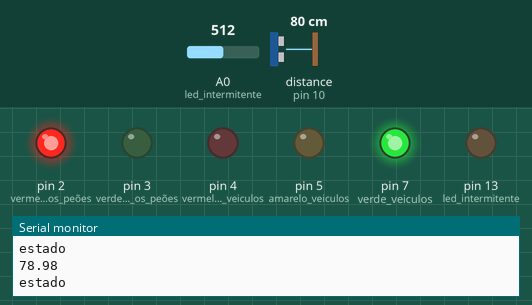
This sketch was run on a simulated Arduino Uno, built with avr-gcc and run on an emulated ATmega328P. Parts: output pins drawn as LEDs (lit = HIGH), the last lines printed to the serial monitor. Wiring (inferred from the names in the program): ultrasonic range finder: trigger pin 9; echo pin 10. The inputs (shaded band) are chosen by the test bench; at power-on: distance to the obstacle (sensor on pin 10) 80 cm, A0 (led_intermitente) = 512. The echo pulse lasts 58.3 µs per cm; pins used as bus, display or sensor lines are not drawn.

Above: at 1.2 s.
1.3 s: distance to the obstacle (sensor on pin 10) set to 34 cm
4.3 s: distance to the obstacle (sensor on pin 10) set to 29 cm
At 6.9 s:
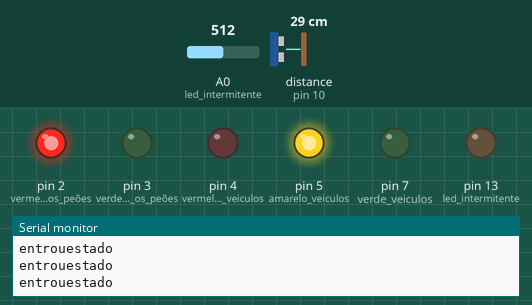
At 9.7 s:
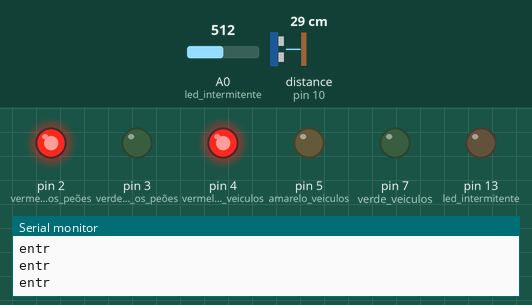
Timing chart, 0 to 11.8 s (numbered marks = the images above; inputs shaded):
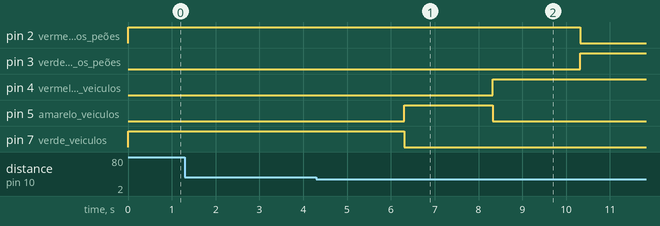

Measured:
- the behaviour switches between 31 and 30 cm on distance to the obstacle (sensor on pin 10) (found by bisection; images 0 and 1)
- after the input at 4.3 s, pin 2 (vermelho_para_os_peões): HIGH → LOW after 6.0 s; pin 3 (verde_para_os_peões): LOW → HIGH after 6.0 s; pin 4 (vermelho_veiculos): LOW → HIGH after 4.0 s; pin 5 (amarelo_veiculos): LOW → HIGH after 2.0 s, → LOW 2.0 s later; pin 7 (verde_veiculos): HIGH → LOW after 2.0 s

The sketch:

codigo.ino
```cpp
int estado=1;
unsigned long tempo;
int sensor(){
  digitalWrite(9, LOW);
    delayMicroseconds(2);
    // Sets the trigPin  on HIGH state for 10 micro seconds
    digitalWrite(9, HIGH);
    delayMicroseconds(10);
    digitalWrite(9, LOW);
    // Reads the echoPin, returns the sound wave travel time in microseconds
    float duration = pulseIn(10, HIGH);
        // Calculating the distance
    float distance = duration * 0.034 / 2;
  Serial.println(distance);
    // Prints the distance on the Serial Monitor
    return distance;
}
void inicial(){
  digitalWrite(2, HIGH);//vermelho para os peões
  digitalWrite(3, LOW);//verde para os peões
  digitalWrite(5, LOW);//amarelo veiculos
  digitalWrite(4, LOW);// vermelho veiculos
  digitalWrite(7, HIGH);//verde veiculos
  digitalWrite(13, LOW);
}
int carros( unsigned long tempo) {
  Serial.print("entrou");
  if((millis()-tempo)>= 2000 && digitalRead(7)==HIGH){
    digitalWrite(5, HIGH);//amarelo veiculos
    digitalWrite(7, LOW);//verde veiculos
  }
  else
  if((millis()-tempo)>= 4000 && digitalRead(5)==HIGH){
  digitalWrite(5, LOW);//amarelo veiculos
  digitalWrite(4, HIGH);// vermelho
  Serial.print("milli: ");
  Serial.println(tempo);
  Serial.print("tempo: ");
  Serial.println((millis()-tempo));
  return 3;
  }
  return 2;
}
int peoes(unsigned long tempo){

 if((millis()-tempo)>= 6000 && digitalRead(4)==HIGH){
   led_intermitente();
    digitalWrite(3, HIGH);//verde peoes
    digitalWrite(2, LOW);//vermelho peoes
  }
  if((millis()-tempo)>= 16000 && digitalRead(4)==HIGH){
    inicial();
  Serial.print("peoes: ");
  Serial.println(millis());
  Serial.print("peoes: ");
  Serial.println((millis()-tempo));
  return 1;
  }

  return 3;
}

void led_intermitente(){
  unsigned long millisTarefa1 = millis();
  int sensorValue = analogRead(A0);

  Serial.print("luz: ");
  Serial.println(sensorValue);
  if (sensorValue >= 800) {
    if((millis() - millisTarefa1) < 6500){
    // Acende o led do pino 13
    digitalWrite(13, !digitalRead(13));

  }
  }
  else
  digitalWrite(13,LOW);
  }

void setup() {
  pinMode(2,OUTPUT);//vermelho para os peões
  pinMode(3,OUTPUT);//verde para os peões
  pinMode(4, OUTPUT);// vermelho veiculos
  pinMode(5, OUTPUT);//amarelo veiculos
  pinMode(7, OUTPUT);//verde veiculos
  pinMode(9, OUTPUT); // Sets the trigPin  as an Output
  pinMode(10, INPUT); // Sets the echoPin as an Input
  pinMode(13, OUTPUT);
  inicial();
  Serial.begin(9600);
}

void loop() {
switch (estado)
  {
  case 1:
  Serial.println("estado ");
  if(sensor() < 30){
    tempo=millis();
    Serial.println(estado);
    estado=2;
    Serial.println(estado);
      }
    break;
  case 2:
    Serial.println("estado");
    estado = carros(tempo);
    break;
  case 3:
    Serial.println("entr");
    estado = peoes(tempo);

    break;
  }
}
```
